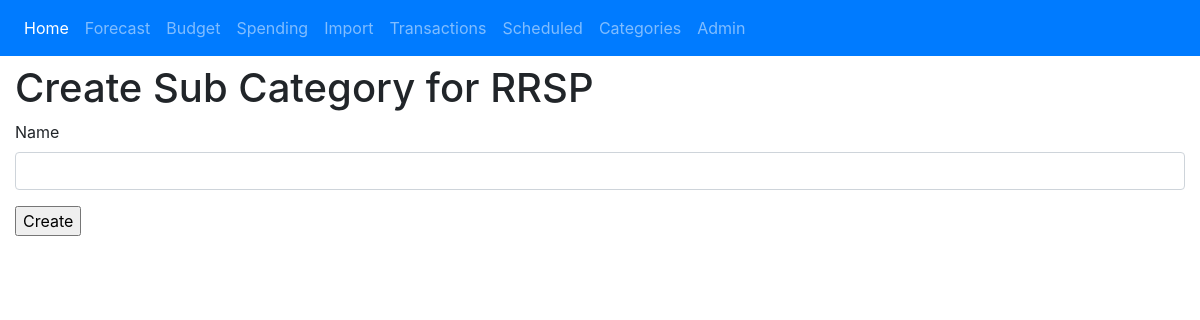
Before: /category/create/10/ with the older database file.
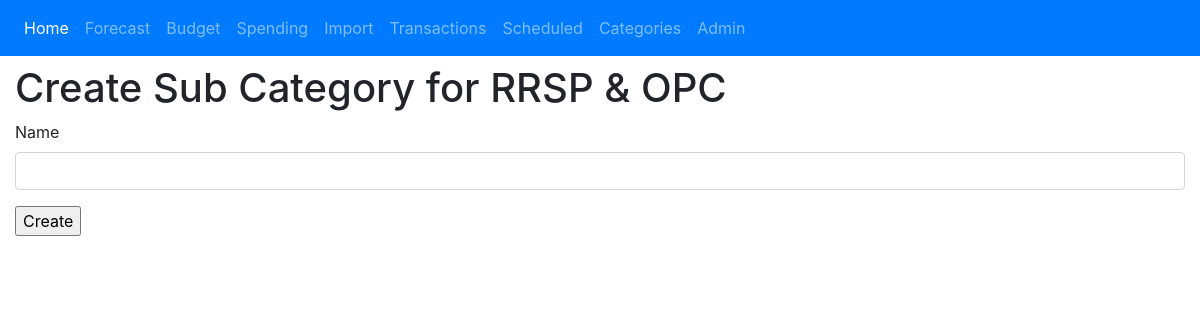
After: the same page with the newer database file.
### category/models.py (models this page shows, shortened)
class CategoryGroup(models.Model):
	name = models.CharField(max_length=50, blank=True, null=True)
	budget = models.DecimalField(max_digits=8, decimal_places=2, blank=True, null=True)
	class Meta:
		verbose_name='Category Group'

### category/views.py (the view, shortened to what this page needs)
# urls.py: path('create/<int:group_pk>/', CategoryCreateView.as_view(), name='category-create'),
class CategoryCreateView(CreateView):
	model = Category
	template_name = 'create_form.html'
	fields=['name',]
	def get_context_data(self, **kwargs):
		context = super().get_context_data(**kwargs)
		context['cat_group']=CategoryGroup.objects.get(pk=self.kwargs['group_pk'])
		return context

### templates/create_form.html
{% extends "base.html" %}
{% load crispy_forms_tags %}
{% block main_content %}
	<h1>Create Sub Category for {{cat_group.name}}</h1>
	<form method="post">{% csrf_token %}
    	{{ form | crispy }}
   	 <input type="submit" value="Create">
	</form>
{% endblock %}

Changed rows visible on the page:
changed CategoryGroup: name "RRSP" → "RRSP & OPC"
